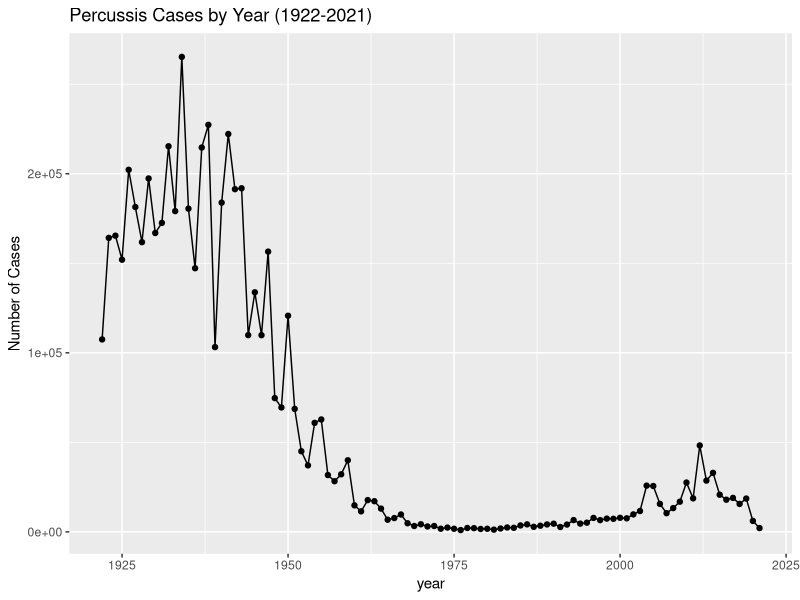
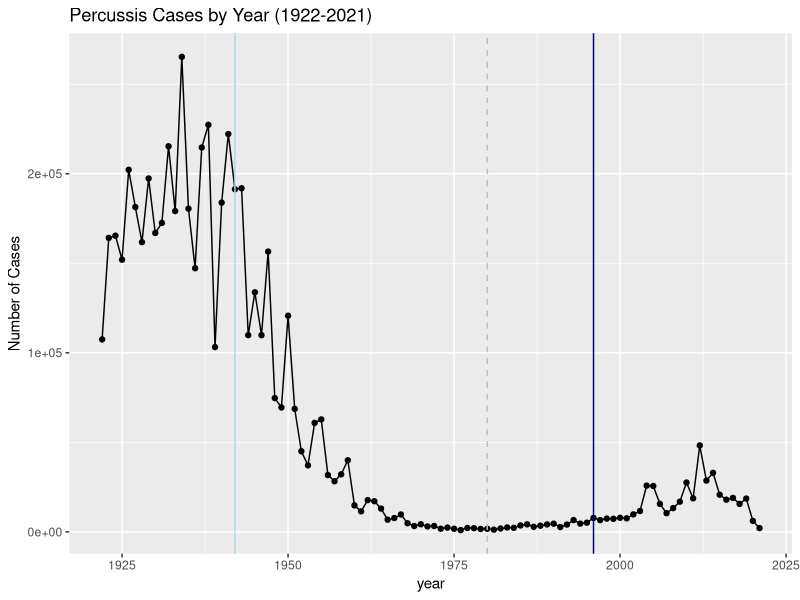

Write the R code that produced these figures, in order. (Note: this script raises an error after producing the figures.)
## ---- chunk 1
cdc <- data.frame(
                                 Year = c(1922L,1923L,1924L,1925L,
                                          1926L,1927L,1928L,1929L,1930L,1931L,
                                          1932L,1933L,1934L,1935L,1936L,
                                          1937L,1938L,1939L,1940L,1941L,1942L,
                                          1943L,1944L,1945L,1946L,1947L,
                                          1948L,1949L,1950L,1951L,1952L,
                                          1953L,1954L,1955L,1956L,1957L,1958L,
                                          1959L,1960L,1961L,1962L,1963L,
                                          1964L,1965L,1966L,1967L,1968L,1969L,
                                          1970L,1971L,1972L,1973L,1974L,
                                          1975L,1976L,1977L,1978L,1979L,1980L,
                                          1981L,1982L,1983L,1984L,1985L,
                                          1986L,1987L,1988L,1989L,1990L,
                                          1991L,1992L,1993L,1994L,1995L,1996L,
                                          1997L,1998L,1999L,2000L,2001L,
                                          2002L,2003L,2004L,2005L,2006L,2007L,
                                          2008L,2009L,2010L,2011L,2012L,
                                          2013L,2014L,2015L,2016L,2017L,2018L,
                                          2019L,2020L,2021L),
         Cases = c(107473,164191,165418,152003,
                                          202210,181411,161799,197371,
                                          166914,172559,215343,179135,265269,
                                          180518,147237,214652,227319,103188,
                                          183866,222202,191383,191890,109873,
                                          133792,109860,156517,74715,69479,
                                          120718,68687,45030,37129,60886,
                                          62786,31732,28295,32148,40005,
                                          14809,11468,17749,17135,13005,6799,
                                          7717,9718,4810,3285,4249,3036,
                                          3287,1759,2402,1738,1010,2177,2063,
                                          1623,1730,1248,1895,2463,2276,
                                          3589,4195,2823,3450,4157,4570,
                                          2719,4083,6586,4617,5137,7796,6564,
                                          7405,7298,7867,7580,9771,11647,
                                          25827,25616,15632,10454,13278,
                                          16858,27550,18719,48277,28639,32971,
                                          20762,17972,18975,15609,18617,
                                          6124,2116)
       )
## ---- chunk 2
library(ggplot2)
## ---- chunk 3
baseplot <- ggplot(cdc) +
  aes(Year, Cases) +
  geom_point() +
  geom_line() +
  labs(title = "Percussis Cases by Year (1922-2021)") +
  xlab("year") +
  ylab("Number of Cases")
baseplot
## ---- chunk 4
baseplot +
  geom_vline(xintercept = 1942, color = "light blue") +
  geom_vline(xintercept = 1980, color = "grey", linetype = 2) +
  geom_vline(xintercept = 1996, color = "dark blue")
## ---- chunk 5
library(jsonlite)

subject <- read_json("https://www.cmi-pb.org/api/subject", simplifyVector = TRUE)
## ---- chunk 6
head(subject, 3)
## ---- chunk 7
table(subject$infancy_vac)
## ---- chunk 8
table(subject$biological_sex)
## ---- chunk 9
table(subject$race, subject$biological_sex)
## ---- chunk 10
specimen <- read_json("http://cmi-pb.org/api/specimen", simplifyVector = TRUE)

head(specimen, 6)
## ---- chunk 11
library(dplyr)

meta <- inner_join(subject, specimen)
head(meta)
## ---- chunk 12
ncol(specimen)
ncol(subject)
ncol(meta)
## ---- chunk 13
ab <- read_json("http://cmi-pb.org/api/ab_titer", simplifyVector=TRUE)
head(ab)
## ---- chunk 14
abdata <- inner_join(meta, ab)
head(abdata)
## ---- chunk 15
dim(abdata)
## ---- chunk 16
table(abdata$isotype)
## ---- chunk 17
table(abdata$visit)
## ---- chunk 18
ig1 <- abdata %>% filter(isotype == "IgG1", visit!=8)
head(ig1)
## ---- chunk 19
ggplot(ig1) +
  aes(MFI, antigen) +
  geom_boxplot() +
  facet_wrap(vars(visit), nrow = 1)
## ---- chunk 20
ggplot(ig1) +
  aes(MFI, antigen, col=infancy_vac ) +
  geom_boxplot(show.legend = FALSE) + 
  facet_wrap(vars(visit), nrow=2) +
  theme_bw()
## ---- chunk 21
ggplot(ig1) +
  aes(MFI, antigen, col=infancy_vac ) +
  geom_boxplot(show.legend = FALSE) + 
  facet_wrap(vars(infancy_vac, visit), nrow=2)
## ---- chunk 22
filter(ig1, antigen=="Measles") %>%
  ggplot() +
  aes(MFI, col=infancy_vac) +
  geom_boxplot(show.legend = TRUE) +
  facet_wrap(vars(visit)) +
  theme_bw()
## ---- chunk 23
filter(ig1, antigen=="FIM2/3") %>%
  ggplot() +
  aes(MFI, col=infancy_vac) +
  geom_boxplot(show.legend = TRUE) +
  facet_wrap(vars(visit)) +
  theme_bw()
